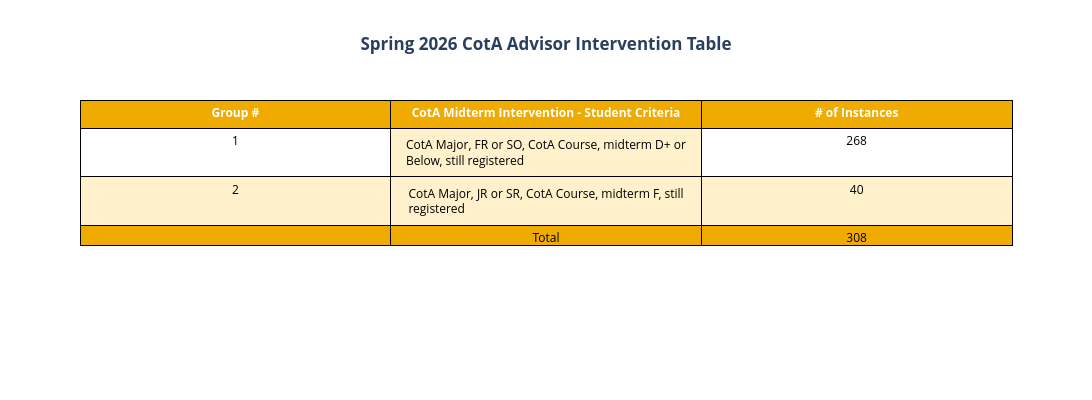

Source (notebook cell):
### Code cell
#Section 3i - CotA Table
#Purpose -

cotaintertrace = go.Table(
    header=dict(values = ["Group #", "CotA Midterm Intervention - Student Criteria", "# of Instances"],                
                line_color = "black",
                fill_color = "#EFAB00",
                font_color = "white",
                font_weight = "bold"),
    cells = dict(values = [
                [1,2," "],
                 ["CotA Major, FR or SO, CotA Course, midterm D+ or Below, still registered", 
                  "CotA Major, JR or SR, CotA Course, midterm F, still registered",
                  "Total"],
                 [cotainter["FR/SO Intervention Needed"], cotainter["JR/SR Intervention Needed"], cotainter["Total # of Instances"]]],
                 line_color = "black",
                 fill_color = [["#FFFFFF", "#FFF1CC", "#EFAB00"], ["#FFF1CC", "#FFF1CC", "#EFAB00"], ["#FFFFFF", "#FFF1CC", "#EFAB00"]],
                 font_color = "black"),
    visible = True)

interlayout = go.Layout(
    title=dict(text=f"<b>{prettyterm} CotA Advisor Intervention Table",
                font_weight = "bold", 
                            xanchor = "center",
                                        x = .5),
    height = 400,
    width = 1200
)

cotainterfig = go.Figure(data = cotaintertrace, layout=interlayout)

cotainterfig.show()

### Figure 1 — Plotly figure (JSON) as saved in the notebook; plotly's stock layout.template omitted (floating-point values rounded to 4 significant figures)
{"data": [{"cells": {"fill": {"color": [["#FFFFFF", "#FFF1CC", "#EFAB00"], ["#FFF1CC", "#FFF1CC", "#EFAB00"], ["#FFFFFF", "#FFF1CC", "#EFAB00"]]}, "font": {"color": "black"}, "line": {"color": "black"}, "values": [[1, 2, " "], ["CotA Major, FR or SO, CotA Course, midterm D+ or Below, still registered", "CotA Major, JR or SR, CotA Course, midterm F, still registered", "Total"], [[268], [40], [308]]]}, "header": {"fill": {"color": "#EFAB00"}, "font": {"color": "white", "weight": "bold"}, "line": {"color": "black"}, "values": ["Group #", "CotA Midterm Intervention - Student Criteria", "# of Instances"]}, "type": "table", "visible": true}], "layout": {"height": 400, "title": {"font": {"weight": "bold"}, "text": "<b>Spring 2026 CotA Advisor Intervention Table", "x": 0.5, "xanchor": "center"}, "width": 1200}}
